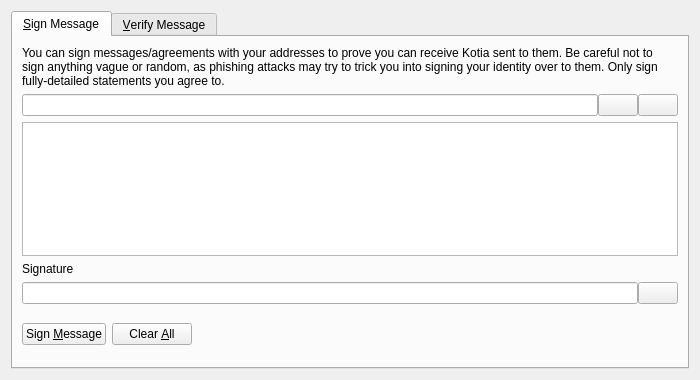
<?xml version="1.0" encoding="UTF-8"?>
<ui version="4.0">
 <class>SignVerifyMessageDialog</class>
 <widget class="QDialog" name="SignVerifyMessageDialog">
  <property name="geometry">
   <rect>
    <x>0</x>
    <y>0</y>
    <width>700</width>
    <height>380</height>
   </rect>
  </property>
  <property name="windowTitle">
   <string>Signatures - Sign / Verify a Message</string>
  </property>
  <property name="modal">
   <bool>true</bool>
  </property>
  <layout class="QVBoxLayout" name="verticalLayout">
   <item>
    <widget class="QTabWidget" name="tabWidget">
     <property name="currentIndex">
      <number>0</number>
     </property>
     <widget class="QWidget" name="tabSignMessage">
      <attribute name="title">
       <string>&amp;Sign Message</string>
      </attribute>
      <layout class="QVBoxLayout" name="verticalLayout_SM">
       <item>
        <widget class="QLabel" name="infoLabel_SM">
         <property name="text">
          <string>You can sign messages/agreements with your addresses to prove you can receive Kotia sent to them. Be careful not to sign anything vague or random, as phishing attacks may try to trick you into signing your identity over to them. Only sign fully-detailed statements you agree to.</string>
         </property>
         <property name="textFormat">
          <enum>Qt::PlainText</enum>
         </property>
         <property name="wordWrap">
          <bool>true</bool>
         </property>
        </widget>
       </item>
       <item>
        <layout class="QHBoxLayout" name="horizontalLayout_1_SM">
         <property name="spacing">
          <number>0</number>
         </property>
         <item>
          <widget class="QValidatedLineEdit" name="addressIn_SM">
           <property name="toolTip">
            <string>The Kotia address to sign the message with</string>
           </property>
          </widget>
         </item>
         <item>
          <widget class="QPushButton" name="addressBookButton_SM">
           <property name="toolTip">
            <string>Choose previously used address</string>
           </property>
           <property name="text">
            <string/>
           </property>
           <property name="icon">
            <iconset resource="../bitcoin.qrc">
             <normaloff>:/icons/address-book</normaloff>:/icons/address-book</iconset>
           </property>
           <property name="shortcut">
            <string>Alt+A</string>
           </property>
           <property name="autoDefault">
            <bool>false</bool>
           </property>
          </widget>
         </item>
         <item>
          <widget class="QPushButton" name="pasteButton_SM">
           <property name="toolTip">
            <string>Paste address from clipboard</string>
           </property>
           <property name="text">
            <string/>
           </property>
           <property name="icon">
            <iconset resource="../bitcoin.qrc">
             <normaloff>:/icons/editpaste</normaloff>:/icons/editpaste</iconset>
           </property>
           <property name="shortcut">
            <string>Alt+P</string>
           </property>
           <property name="autoDefault">
            <bool>false</bool>
           </property>
          </widget>
         </item>
        </layout>
       </item>
       <item>
        <widget class="QPlainTextEdit" name="messageIn_SM">
         <property name="toolTip">
          <string>Enter the message you want to sign here</string>
         </property>
        </widget>
       </item>
       <item>
        <widget class="QLabel" name="signatureLabel_SM">
         <property name="text">
          <string>Signature</string>
         </property>
         <property name="textFormat">
          <enum>Qt::PlainText</enum>
         </property>
        </widget>
       </item>
       <item>
        <layout class="QHBoxLayout" name="horizontalLayout_2_SM">
         <property name="spacing">
          <number>0</number>
         </property>
         <item>
          <widget class="QLineEdit" name="signatureOut_SM">
           <property name="font">
            <font>
             <italic>true</italic>
            </font>
           </property>
           <property name="readOnly">
            <bool>true</bool>
           </property>
          </widget>
         </item>
         <item>
          <widget class="QPushButton" name="copySignatureButton_SM">
           <property name="toolTip">
            <string>Copy the current signature to the system clipboard</string>
           </property>
           <property name="text">
            <string/>
           </property>
           <property name="icon">
            <iconset resource="../bitcoin.qrc">
             <normaloff>:/icons/editcopy</normaloff>:/icons/editcopy</iconset>
           </property>
           <property name="autoDefault">
            <bool>false</bool>
           </property>
          </widget>
         </item>
        </layout>
       </item>
       <item>
        <layout class="QHBoxLayout" name="horizontalLayout_3_SM">
         <item>
          <widget class="QPushButton" name="signMessageButton_SM">
           <property name="toolTip">
            <string>Sign the message to prove you own this Kotia address</string>
           </property>
           <property name="text">
            <string>Sign &amp;Message</string>
           </property>
           <property name="icon">
            <iconset resource="../bitcoin.qrc">
             <normaloff>:/icons/edit</normaloff>:/icons/edit</iconset>
           </property>
           <property name="autoDefault">
            <bool>false</bool>
           </property>
          </widget>
         </item>
         <item>
          <widget class="QPushButton" name="clearButton_SM">
           <property name="toolTip">
            <string>Reset all sign message fields</string>
           </property>
           <property name="text">
            <string>Clear &amp;All</string>
           </property>
           <property name="icon">
            <iconset resource="../bitcoin.qrc">
             <normaloff>:/icons/remove</normaloff>:/icons/remove</iconset>
           </property>
           <property name="autoDefault">
            <bool>false</bool>
           </property>
          </widget>
         </item>
         <item>
          <spacer name="horizontalSpacer_1_SM">
           <property name="orientation">
            <enum>Qt::Horizontal</enum>
           </property>
           <property name="sizeHint" stdset="0">
            <size>
             <width>40</width>
             <height>48</height>
            </size>
           </property>
          </spacer>
         </item>
         <item>
          <widget class="QLabel" name="statusLabel_SM">
           <property name="font">
            <font>
             <weight>75</weight>
             <bold>true</bold>
            </font>
           </property>
           <property name="text">
            <string/>
           </property>
           <property name="wordWrap">
            <bool>true</bool>
           </property>
          </widget>
         </item>
         <item>
          <spacer name="horizontalSpacer_2_SM">
           <property name="orientation">
            <enum>Qt::Horizontal</enum>
           </property>
           <property name="sizeHint" stdset="0">
            <size>
             <width>40</width>
             <height>48</height>
            </size>
           </property>
          </spacer>
         </item>
        </layout>
       </item>
      </layout>
     </widget>
     <widget class="QWidget" name="tabVerifyMessage">
      <attribute name="title">
       <string>&amp;Verify Message</string>
      </attribute>
      <layout class="QVBoxLayout" name="verticalLayout_VM">
       <item>
        <widget class="QLabel" name="infoLabel_VM">
         <property name="text">
          <string>Enter the receiver's address, message (ensure you copy line breaks, spaces, tabs, etc. exactly) and signature below to verify the message. Be careful not to read more into the signature than what is in the signed message itself, to avoid being tricked by a man-in-the-middle attack. Note that this only proves the signing party receives with the address, it cannot prove sendership of any transaction!</string>
         </property>
         <property name="textFormat">
          <enum>Qt::PlainText</enum>
         </property>
         <property name="alignment">
          <set>Qt::AlignLeading|Qt::AlignLeft|Qt::AlignTop</set>
         </property>
         <property name="wordWrap">
          <bool>true</bool>
         </property>
        </widget>
       </item>
       <item>
        <layout class="QHBoxLayout" name="horizontalLayout_1_VM">
         <property name="spacing">
          <number>0</number>
         </property>
         <item>
          <widget class="QValidatedLineEdit" name="addressIn_VM">
           <property name="toolTip">
            <string>The Kotia address the message was signed with</string>
           </property>
          </widget>
         </item>
         <item>
          <widget class="QPushButton" name="addressBookButton_VM">
           <property name="toolTip">
            <string>Choose previously used address</string>
           </property>
           <property name="text">
            <string/>
           </property>
           <property name="icon">
            <iconset resource="../bitcoin.qrc">
             <normaloff>:/icons/address-book</normaloff>:/icons/address-book</iconset>
           </property>
           <property name="shortcut">
            <string>Alt+A</string>
           </property>
           <property name="autoDefault">
            <bool>false</bool>
           </property>
          </widget>
         </item>
        </layout>
       </item>
       <item>
        <widget class="QPlainTextEdit" name="messageIn_VM"/>
       </item>
       <item>
        <widget class="QValidatedLineEdit" name="signatureIn_VM"/>
       </item>
       <item>
        <layout class="QHBoxLayout" name="horizontalLayout_2_VM">
         <item>
          <widget class="QPushButton" name="verifyMessageButton_VM">
           <property name="toolTip">
            <string>Verify the message to ensure it was signed with the specified Kotia address</string>
           </property>
           <property name="text">
            <string>Verify &amp;Message</string>
           </property>
           <property name="icon">
            <iconset resource="../bitcoin.qrc">
             <normaloff>:/icons/transaction_0</normaloff>:/icons/transaction_0</iconset>
           </property>
           <property name="autoDefault">
            <bool>false</bool>
           </property>
          </widget>
         </item>
         <item>
          <widget class="QPushButton" name="clearButton_VM">
           <property name="toolTip">
            <string>Reset all verify message fields</string>
           </property>
           <property name="text">
            <string>Clear &amp;All</string>
           </property>
           <property name="icon">
            <iconset resource="../bitcoin.qrc">
             <normaloff>:/icons/remove</normaloff>:/icons/remove</iconset>
           </property>
           <property name="autoDefault">
            <bool>false</bool>
           </property>
          </widget>
         </item>
         <item>
          <spacer name="horizontalSpacer_1_VM">
           <property name="orientation">
            <enum>Qt::Horizontal</enum>
           </property>
           <property name="sizeHint" stdset="0">
            <size>
             <width>40</width>
             <height>48</height>
            </size>
           </property>
          </spacer>
         </item>
         <item>
          <widget class="QLabel" name="statusLabel_VM">
           <property name="font">
            <font>
             <weight>75</weight>
             <bold>true</bold>
            </font>
           </property>
           <property name="text">
            <string/>
           </property>
           <property name="wordWrap">
            <bool>true</bool>
           </property>
          </widget>
         </item>
         <item>
          <spacer name="horizontalSpacer_2_VM">
           <property name="orientation">
            <enum>Qt::Horizontal</enum>
           </property>
           <property name="sizeHint" stdset="0">
            <size>
             <width>40</width>
             <height>48</height>
            </size>
           </property>
          </spacer>
         </item>
        </layout>
       </item>
      </layout>
     </widget>
    </widget>
   </item>
  </layout>
 </widget>
 <customwidgets>
  <customwidget>
   <class>QValidatedLineEdit</class>
   <extends>QLineEdit</extends>
   <header>qvalidatedlineedit.h</header>
  </customwidget>
 </customwidgets>
 <resources>
  <include location="../bitcoin.qrc"/>
 </resources>
 <connections/>
</ui>
